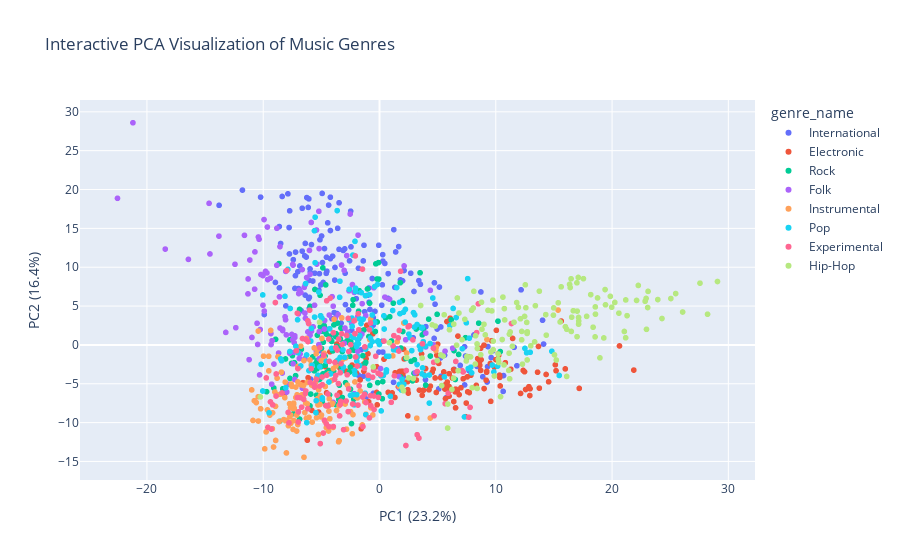

Notebook code for this chart:
### Code cell
import matplotlib.pyplot as plt
import plotly.express as px
import numpy as np

# --- Visualisation statique avec Matplotlib ---
plt.figure(figsize=(12, 8))

colors = plt.cm.Set3(np.linspace(0, 1, len(genre_names)))
for i, genre in enumerate(genre_names):
    mask = pca_df['genre'] == i
    plt.scatter(
        pca_df[mask]['PC1'],
        pca_df[mask]['PC2'],
        c=[colors[i]],
        label=genre,
        alpha=0.7,
        s=50
    )

plt.xlabel(f'PC1 ({pca_model.explained_variance_ratio_[0]:.1%} variance)')
plt.ylabel(f'PC2 ({pca_model.explained_variance_ratio_[1]:.1%} variance)')
plt.title('PCA Visualization of Music Genres in Feature Space')
plt.legend(bbox_to_anchor=(1.05, 1), loc='upper left')
plt.grid(True, alpha=0.3)
plt.tight_layout()
plt.show()

# --- Visualisation interactive avec Plotly ---
import plotly.express as px

fig = px.scatter(
    pca_df,
    x='PC1',
    y='PC2',
    color='genre_name',
    hover_data=['track_id'],
    title='Interactive PCA Visualization of Music Genres',
    labels={
        'PC1': f'PC1 ({pca_model.explained_variance_ratio_[0]:.1%})',
        'PC2': f'PC2 ({pca_model.explained_variance_ratio_[1]:.1%})'
    }
)
fig.show()



# ## 7. Playlist Generation Algorithm

### Figure 1 — Plotly figure (JSON) as saved in the notebook; plotly's stock layout.template omitted (floating-point values rounded to 4 significant figures; data arrays with more than 128 entries replaced by an {"elided": "..."} marker saying what was removed)
{"data": [{"customdata": {"elided": "161x1 str values"}, "hovertemplate": "genre_name=International<br>PC1 (23.2%)=%{x}<br>PC2 (16.4%)=%{y}<br>track_id=%{customdata[0]}<extra></extra>", "legendgroup": "International", "marker": {"color": "#636efa", "symbol": "circle"}, "mode": "markers", "name": "International", "showlegend": true, "type": "scattergl", "x": {"elided": "161 float values"}, "xaxis": "x", "y": {"elided": "161 float values"}, "yaxis": "y"}, {"customdata": {"elided": "145x1 str values"}, "hovertemplate": "genre_name=Electronic<br>PC1 (23.2%)=%{x}<br>PC2 (16.4%)=%{y}<br>track_id=%{customdata[0]}<extra></extra>", "legendgroup": "Electronic", "marker": {"color": "#EF553B", "symbol": "circle"}, "mode": "markers", "name": "Electronic", "showlegend": true, "type": "scattergl", "x": {"elided": "145 float values"}, "xaxis": "x", "y": {"elided": "145 float values"}, "yaxis": "y"}, {"customdata": {"elided": "153x1 str values"}, "hovertemplate": "genre_name=Rock<br>PC1 (23.2%)=%{x}<br>PC2 (16.4%)=%{y}<br>track_id=%{customdata[0]}<extra></extra>", "legendgroup": "Rock", "marker": {"color": "#00cc96", "symbol": "circle"}, "mode": "markers", "name": "Rock", "showlegend": true, "type": "scattergl", "x": {"elided": "153 float values"}, "xaxis": "x", "y": {"elided": "153 float values"}, "yaxis": "y"}, {"customdata": {"elided": "141x1 str values"}, "hovertemplate": "genre_name=Folk<br>PC1 (23.2%)=%{x}<br>PC2 (16.4%)=%{y}<br>track_id=%{customdata[0]}<extra></extra>", "legendgroup": "Folk", "marker": {"color": "#ab63fa", "symbol": "circle"}, "mode": "markers", "name": "Folk", "showlegend": true, "type": "scattergl", "x": {"elided": "141 float values"}, "xaxis": "x", "y": {"elided": "141 float values"}, "yaxis": "y"}, {"customdata": {"elided": "153x1 str values"}, "hovertemplate": "genre_name=Instrumental<br>PC1 (23.2%)=%{x}<br>PC2 (16.4%)=%{y}<br>track_id=%{customdata[0]}<extra></extra>", "legendgroup": "Instrumental", "marker": {"color": "#FFA15A", "symbol": "circle"}, "mode": "markers", "name": "Instrumental", "showlegend": true, "type": "scattergl", "x": {"elided": "153 float values"}, "xaxis": "x", "y": {"elided": "153 float values"}, "yaxis": "y"}, {"customdata": {"elided": "159x1 str values"}, "hovertemplate": "genre_name=Pop<br>PC1 (23.2%)=%{x}<br>PC2 (16.4%)=%{y}<br>track_id=%{customdata[0]}<extra></extra>", "legendgroup": "Pop", "marker": {"color": "#19d3f3", "symbol": "circle"}, "mode": "markers", "name": "Pop", "showlegend": true, "type": "scattergl", "x": {"elided": "159 float values"}, "xaxis": "x", "y": {"elided": "159 float values"}, "yaxis": "y"}, {"customdata": {"elided": "141x1 str values"}, "hovertemplate": "genre_name=Experimental<br>PC1 (23.2%)=%{x}<br>PC2 (16.4%)=%{y}<br>track_id=%{customdata[0]}<extra></extra>", "legendgroup": "Experimental", "marker": {"color": "#FF6692", "symbol": "circle"}, "mode": "markers", "name": "Experimental", "showlegend": true, "type": "scattergl", "x": {"elided": "141 float values"}, "xaxis": "x", "y": {"elided": "141 float values"}, "yaxis": "y"}, {"customdata": {"elided": "147x1 str values"}, "hovertemplate": "genre_name=Hip-Hop<br>PC1 (23.2%)=%{x}<br>PC2 (16.4%)=%{y}<br>track_id=%{customdata[0]}<extra></extra>", "legendgroup": "Hip-Hop", "marker": {"color": "#B6E880", "symbol": "circle"}, "mode": "markers", "name": "Hip-Hop", "showlegend": true, "type": "scattergl", "x": {"elided": "147 float values"}, "xaxis": "x", "y": {"elided": "147 float values"}, "yaxis": "y"}], "layout": {"legend": {"title": {"text": "genre_name"}, "tracegroupgap": 0}, "title": {"text": "Interactive PCA Visualization of Music Genres"}, "xaxis": {"anchor": "y", "domain": [0, 1], "title": {"text": "PC1 (23.2%)"}}, "yaxis": {"anchor": "x", "domain": [0, 1], "title": {"text": "PC2 (16.4%)"}}}}
